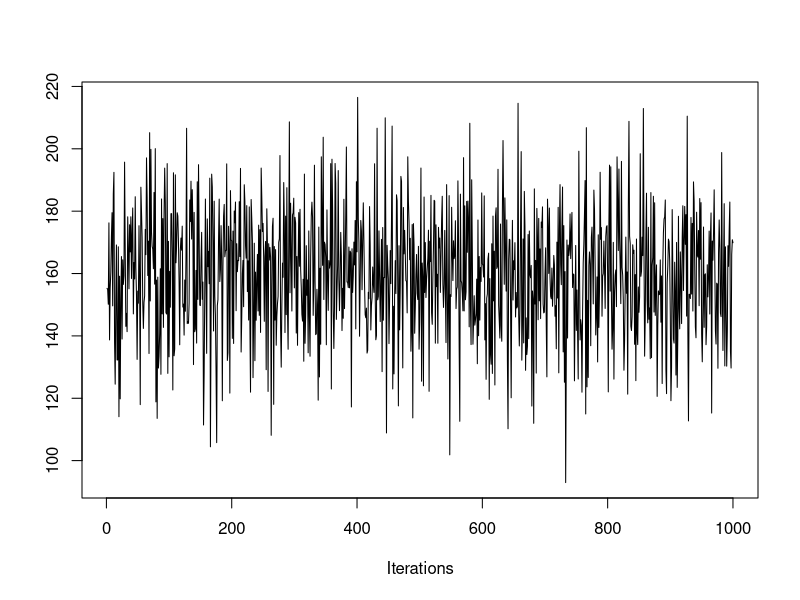
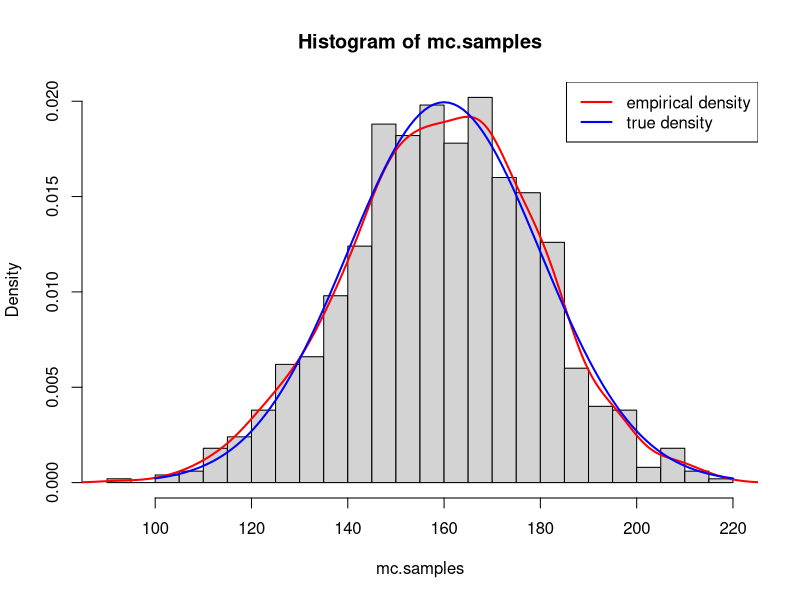

Recreate these plots in R, in order.
## ---- chunk 1
knitr::opts_chunk$set(echo = TRUE)
library(coda) # trace plot
## ---- chunk 2
set.seed(44566) # set seed for reproducibility

# X ~ N(160, 20^2)
mu <- 160
sigma <- 20

# Generate a Monte Carlo sample of size 1000
mc.samples <- rnorm(1000, mean = mu, sd = sigma)
## ---- chunk 3
# Report the (0.025, 0.5, 0.975) quarantines of X
qnorm(c(0.025, 0.5, 0.975), mean = 160, sd = 20)
## ---- chunk 4
# Plot the traceplot of the MC sample for X
traceplot(mcmc(mc.samples))
## ---- chunk 5
hist(mc.samples, freq = FALSE, breaks = 20) # generate a histogram
lines(density(mc.samples), col = "red", lwd = 2) # add empirical density
lines(seq(100, 220), dnorm(seq(100, 220), mean = 160, sd = 20), 
      col = "blue", lwd = 2) # add true density
legend(x = "topright", legend = c("empirical density", "true density"), 
       col = c("red", "blue"), lwd = 2) # add legend
## ---- chunk 6
# Summary statistics of MC sample
sample.mean <- mean(mc.samples)
sample.sd <- sd(mc.samples)
sample.var <- var(mc.samples)

cat(sprintf("The sample mean is %.4f
            \nThe sample standard deviation is %.4f
            \nThe sample variance is %.4f\n\n", 
            sample.mean, sample.sd, sample.var))

# Sample quantiles
quantile(mc.samples, probs = c(0.025, 0.5, 0.975))
## ---- chunk 7
# Compute the empirical cumulative distribution function for MC sample
Fn <- ecdf(mc.samples)

# Calculate P[X>175] from empirical CDF
1 - Fn(175)

# Calculate P[150<X<180] from empirical CDF
Fn(180) - Fn(150)
## ---- chunk 8
# Calculate P[X>175] from true CDF
pnorm(175, mean = 160, sd = 20, lower.tail = FALSE)

# Calculate P[150<X<180] from true CDF
pnorm(180, mean = 160, sd = 20) - pnorm(150, mean = 160, sd = 20)
